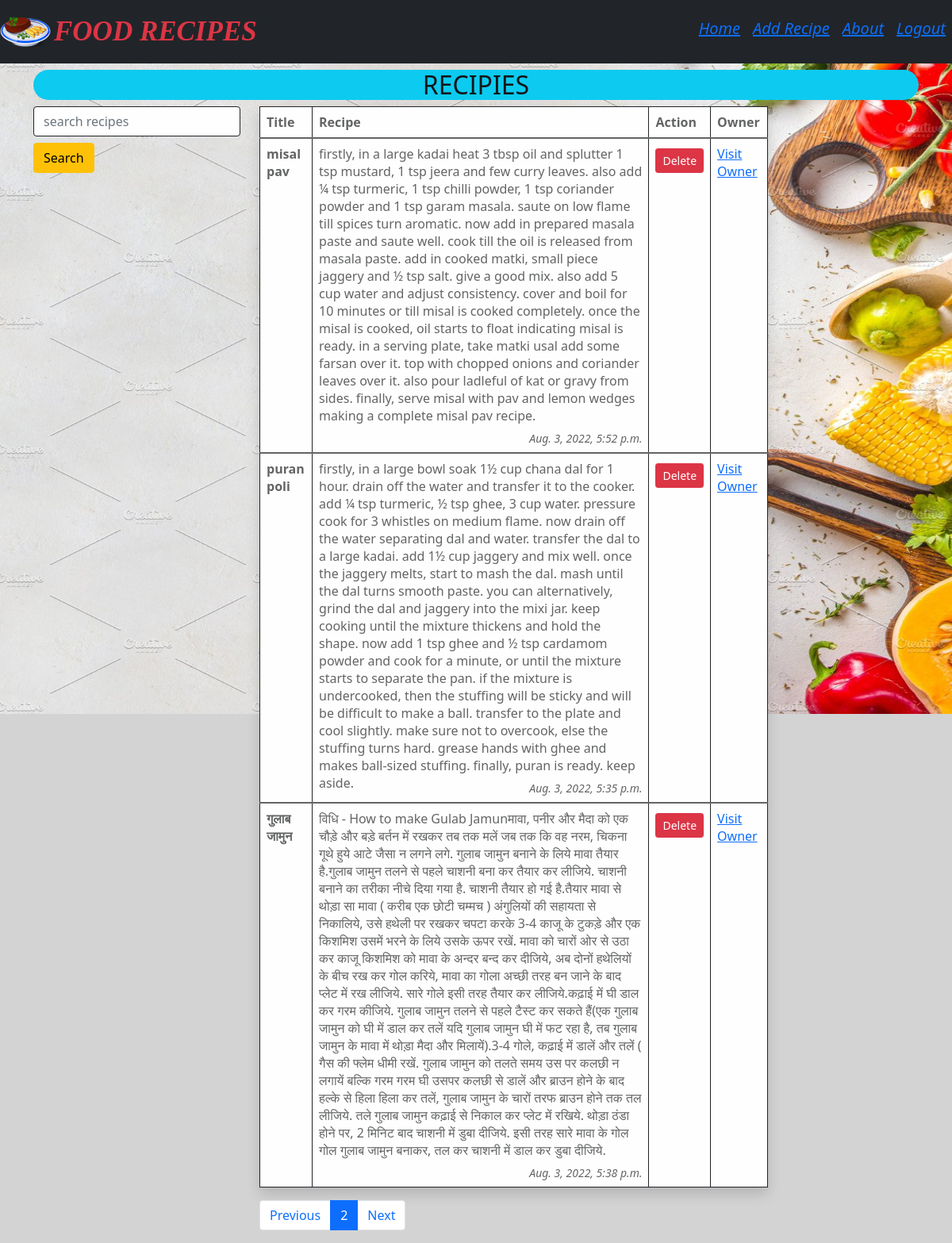
The page /ShowRecipes/?page=2 (signed in) on the database its author committed.
### RecipeApp/models.py (models this page shows)
class AllRecipes(models.Model):
    username=models.CharField(max_length=100)
    userphone=models.CharField(max_length=10)
    recipe_title=models.CharField(max_length=100)
    recipe=models.CharField(max_length=10000)
    timedate=models.DateTimeField(auto_now=True,blank=True)

### RecipeApp/views.py (the view)
# urls.py: path('ShowRecipes/',views.ShowRecipe.as_view(),name='showRecipe'),
class ShowRecipe(View):
        def get(self,request):
            if request.user.is_authenticated:
                if 'src' in request.GET:
                    src=request.GET['src']
                    rcplist=AllRecipes.objects.filter(recipe_title=src)
                else:
                    rcplist=AllRecipes.objects.all()
                pagination=Paginator(rcplist,3)
                page_num=request.GET.get('page')
                obj=pagination.get_page(page_num)
                return render(request,'web/recipeList.html',{'list':obj})
            else:
                return HttpResponseRedirect('/SignIn/')

### RecipeApp/templates/web/recipeList.html (shortened to what this page needs)
{% extends 'web/base.html' %}
{% load static %}
{% block bd %}
<body class='alert-dark' id='bg' style="background-image: url('{% static "image/sh.jpg"%}')";>
{% endblock bd %}
{% block containt %}
<h2 class='text-center bg-info mt-2 rounded-pill'>RECIPIES</h2>
 <div class="row">
  <div class="col-sm-3">
    <form class="form-inline my-2 my-lg-0">
      <input class="form-control mr-sm-2 alert-light border border-dark" name="src" type="text" placeholder="search recipes" aria-label="Search" required>
      <button class="btn btn-warning mt-2" type="submit">Search</button>
    </form>
  </div>
  <div class="col-sm-7">
    {% if list %}
    <table class="table table-bordered alert-light shadow border border-dark">
        <thead>
          <tr>
            <th>Title</th>
            <th>Recipe</th>
            {% if perms.RecipeApp.Delete_AllRecipes %}
            <th>Action</th>
            {% endif %}
            <th>Owner</th>
          </tr>
        </thead>
        {% for lt in list %}
        <tbody>
          <tr>
            <th scope="row">{{lt.recipe_title}}</th>
            <td>{{lt.recipe}} <small class='float-end fst-italic mt-2'>{{lt.timedate}}</small></td>
              {% if perms.RecipeApp.Delete_AllRecipes %}<td>
                <form action={% url 'deleterp' lt.id %} method='POST' class='d-inline'> {% csrf_token %}
                    <input type="submit" value="Delete" class='btn btn-danger btn-sm mt-1'>
                   </form></td>
                   {% endif %}
            <td><a href={% url 'showOwner' lt.id %} class='btn-outline-info  text-primary'>Visit Owner</a></td>
          </tr>
        </tbody>
        {% endfor %}
      </table>
      {% endif %}
 <nav aria-label="Page navigation">
        <ul class="pagination">
          {% if list.has_previous %}
          <li class="page-item ">
            <a class="page-link" href="?page={{list.previous_page_number}}" tabindex="-1" aria-disabled="true">Previous</a>
          </li>
          {% endif %}
          <li class="page-item active" aria-current="page">
            <a class="page-link" href="#">{{list.number}}</a>
          </li>
          {% if list.has_next %}
          <li class="page-item">
            <a class="page-link" href="?page={{list.next_page_number}}">Next</a>
          </li>
          {% endif %}
        </ul>
      </nav>
</div>
  </div>
{% endblock containt %}

### RecipeApp/templates/web/base.html (style rules this page uses)
#bg { background-size: 1800px 900px; background-repeat: no-repeat; background-position: top; background-attachment: fixed; }

### rows shown on the page
AllRecipes: recipe_title "misal pav", recipe "firstly, in a large kadai heat 3 tbsp oil and splutter 1 tsp mustard, 1 tsp jeera and few curry leaves. also add ¼ tsp turmeric, 1 tsp chilli powder, 1 tsp coriander powder and 1 tsp garam masala. saute on low flame till spices turn aromatic. now add in prepared masala paste and saute well. cook till the oil is released from masala paste. add in cooked matki, small piece jaggery and ½ tsp salt. give a good mix. also add 5 cup water and adjust consistency. cover and boil for 10 minutes or till misal is cooked completely. once the misal is cooked, oil starts to float indicating misal is ready. in a serving plate, take matki usal add some farsan over it. top with chopped onions and coriander…", timedate "Aug. 3, 2022, 5:52 p.m."
AllRecipes: recipe_title "puran poli", recipe "firstly, in a large bowl soak 1½ cup chana dal for 1 hour. drain off the water and transfer it to the cooker. add ¼ tsp turmeric, ½ tsp ghee, 3 cup water. pressure cook for 3 whistles on medium flame. now drain off the water separating dal and water. transfer the dal to a large kadai. add 1½ cup jaggery and mix well. once the jaggery melts, start to mash the dal. mash until the dal turns smooth paste. you can alternatively, grind the dal and jaggery into the mixi jar. keep cooking until the mixture thickens and hold the shape. now add 1 tsp ghee and ½ tsp cardamom powder and cook for a minute, or until the mixture starts to separate the pan. if the mixture is undercooked, then the stuffing…", timedate "Aug. 3, 2022, 5:35 p.m."
AllRecipes: recipe_title "गुलाब जामुन", recipe "विधि - How to make Gulab Jamunमावा, पनीर और मैदा को एक चौड़े और बड़े बर्तन में रखकर तब तक मलें जब तक कि वह नरम, चिकना गूथे हुये आटे जैसा न लगने लगे. गुलाब जामुन बनाने के लिये मावा तैयार है.गुलाब जामुन तलने से पहले चाशनी बना कर तैयार कर लीजिये. चाशनी बनाने का तरीका नीचे दिया गया है. चाशनी तैयार हो गई है.तैयार मावा से थोड़ा सा मावा ( करीब एक छोटी चम्मच ) अंगुलियों की सहायता से निकालिये, उसे हथेली पर रखकर चपटा करके 3-4 काजू के टुकड़े और एक किशमिश उसमें भरने के लिये उसके ऊपर रखें. मावा को चारों ओर से उठा कर काजू किशमिश को मावा के अन्दर बन्द कर दीजिये, अब दोनों हथेलियों के बीच रख कर गोल करिये, मावा का गोला अच्छी तरह बन जाने के बाद प्लेट में रख लीजिये. सारे गोले इसी तरह तैयार कर लीजिये.कढ़ाई में…", timedate "Aug. 3, 2022, 5:38 p.m."

### other values the page prints
{{ list.number }} "2"
